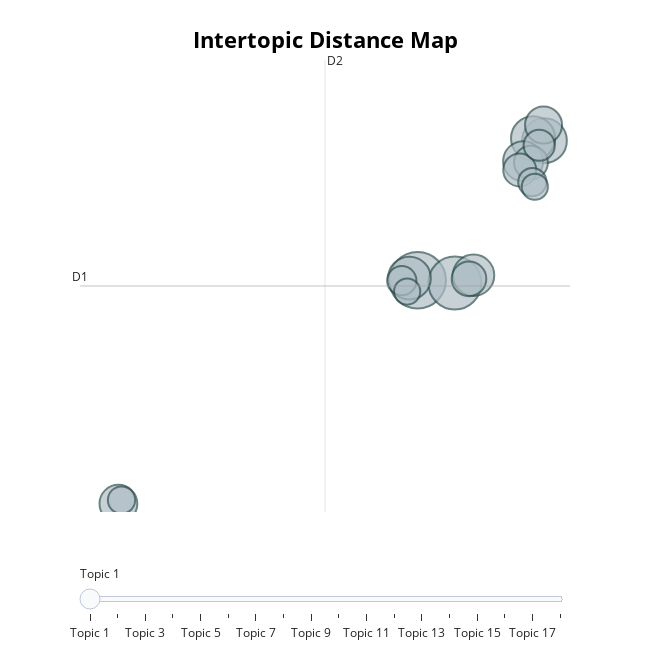

Notebook cell for this chart:
### Code cell
topic_model.visualize_topics()

### Figure 1 — Plotly figure (JSON) as saved in the notebook; plotly's stock layout.template omitted (floating-point values rounded to 4 significant figures)
{"data": [{"customdata": [[1, "brussels | hoofdstedelijk | brussel | gewestelijk | gewest", 56], [2, "franse | gemeenschap | kader | gezondhe_idscrisis | macht", 49], [3, "grond_wet | volksvertegenwoordiger | wet | kamer | artikel", 35], [4, "vertaling | duits | waarde | toegevoegde | koninklijk", 34], [5, "waals | regering | waalse | decreet | bijzonder", 32], [6, "koninklijk | werkloosheid | tijdelijk | besluit | uitkering", 30], [7, "definitief | situatie | context | akkoord | belgiã", 28], [8, "vlaams | opvang | handicap | gezin | gevolg", 25], [9, "aanslagjaar | belasting | aangift_eformulier | model | vast_leggen", 24], [10, "onderwijs | onderwijswetenschap | vlaams | secundair | promotie", 21], [11, "europese | regeling | unie | belgisch | in_dienen", 20], [12, "verzekering | geneeskundig | verzorging | verplichten | kost", 19], [13, "wetboek | inkomstenbelasting | belasting | abgeordnetenkammer | steuerrechtelijk", 17], [14, "begrotingsjaar | uitgavenbegroting | december | algemeen | programma", 15], [15, "werk | sociale | ambt | openbaar | zaken", 14], [16, "gemeenschappelijkegemeenschapscommissie | gemeenschappelijk | gemeenschapscommissie | college | verenigd", 13], [17, "buitenlands | voorlopig | zaken | gezondheidsdiensten | minister", 12], [18, "vlaams | ondersteuning | regering | economie | vanwege", 12]], "hovertemplate": "<b>Topic %{customdata[0]}</b><br>Words: %{customdata[1]}<br>Size: %{customdata[2]}", "legendgroup": "", "marker": {"color": "#B0BEC5", "line": {"color": "DarkSlateGrey", "width": 2}, "size": [56, 49, 35, 34, 32, 30, 28, 25, 24, 21, 20, 19, 17, 15, 14, 13, 12, 12], "sizemode": "area", "sizeref": 0.035, "symbol": "circle"}, "mode": "markers", "name": "", "orientation": "v", "showlegend": false, "type": "scatter", "x": [2.012, 3.741, 7.913, 7.381, 1.631, 4.613, 6.92, -11.91, 7.87, 4.4, 7.284, 6.761, 7.669, 1.275, 7.348, -11.76, 7.463, 1.524], "xaxis": "x", "y": [10.97, 10.86, 16.46, 16.55, 11.05, 11.16, 15.65, 2.172, 17.08, 11.02, 15.6, 15.31, 16.28, 10.95, 14.83, 2.317, 14.65, 10.52], "yaxis": "y"}], "layout": {"annotations": [{"showarrow": false, "text": "D1", "x": -13.7, "y": 10.74, "yshift": 10}, {"showarrow": false, "text": "D2", "x": -2.298, "xshift": 10, "y": 19.64}], "height": 650, "hoverlabel": {"bgcolor": "white", "font": {"family": "Rockwell", "size": 16}}, "legend": {"itemsizing": "constant", "tracegroupgap": 0}, "margin": {"t": 60}, "shapes": [{"line": {"color": "#CFD8DC", "width": 2}, "type": "line", "x0": -2.298, "x1": -2.298, "y0": 1.847, "y1": 19.64}, {"line": {"color": "#9E9E9E", "width": 2}, "type": "line", "x0": -13.7, "x1": 9.1, "y0": 10.74, "y1": 10.74}], "sliders": [{"active": 0, "pad": {"t": 50}, "steps": [{"args": [{"marker.color": [["red", "#B0BEC5", "#B0BEC5", "#B0BEC5", "#B0BEC5", "#B0BEC5", "#B0BEC5", "#B0BEC5", "#B0BEC5", "#B0BEC5", "#B0BEC5", "#B0BEC5", "#B0BEC5", "#B0BEC5", "#B0BEC5", "#B0BEC5", "#B0BEC5", "#B0BEC5"]]}], "label": "Topic 1", "method": "update"}, {"args": [{"marker.color": [["#B0BEC5", "red", "#B0BEC5", "#B0BEC5", "#B0BEC5", "#B0BEC5", "#B0BEC5", "#B0BEC5", "#B0BEC5", "#B0BEC5", "#B0BEC5", "#B0BEC5", "#B0BEC5", "#B0BEC5", "#B0BEC5", "#B0BEC5", "#B0BEC5", "#B0BEC5"]]}], "label": "Topic 2", "method": "update"}, {"args": [{"marker.color": [["#B0BEC5", "#B0BEC5", "red", "#B0BEC5", "#B0BEC5", "#B0BEC5", "#B0BEC5", "#B0BEC5", "#B0BEC5", "#B0BEC5", "#B0BEC5", "#B0BEC5", "#B0BEC5", "#B0BEC5", "#B0BEC5", "#B0BEC5", "#B0BEC5", "#B0BEC5"]]}], "label": "Topic 3", "method": "update"}, {"args": [{"marker.color": [["#B0BEC5", "#B0BEC5", "#B0BEC5", "red", "#B0BEC5", "#B0BEC5", "#B0BEC5", "#B0BEC5", "#B0BEC5", "#B0BEC5", "#B0BEC5", "#B0BEC5", "#B0BEC5", "#B0BEC5", "#B0BEC5", "#B0BEC5", "#B0BEC5", "#B0BEC5"]]}], "label": "Topic 4", "method": "update"}, {"args": [{"marker.color": [["#B0BEC5", "#B0BEC5", "#B0BEC5", "#B0BEC5", "red", "#B0BEC5", "#B0BEC5", "#B0BEC5", "#B0BEC5", "#B0BEC5", "#B0BEC5", "#B0BEC5", "#B0BEC5", "#B0BEC5", "#B0BEC5", "#B0BEC5", "#B0BEC5", "#B0BEC5"]]}], "label": "Topic 5", "method": "update"}, {"args": [{"marker.color": [["#B0BEC5", "#B0BEC5", "#B0BEC5", "#B0BEC5", "#B0BEC5", "red", "#B0BEC5", "#B0BEC5", "#B0BEC5", "#B0BEC5", "#B0BEC5", "#B0BEC5", "#B0BEC5", "#B0BEC5", "#B0BEC5", "#B0BEC5", "#B0BEC5", "#B0BEC5"]]}], "label": "Topic 6", "method": "update"}, {"args": [{"marker.color": [["#B0BEC5", "#B0BEC5", "#B0BEC5", "#B0BEC5", "#B0BEC5", "#B0BEC5", "red", "#B0BEC5", "#B0BEC5", "#B0BEC5", "#B0BEC5", "#B0BEC5", "#B0BEC5", "#B0BEC5", "#B0BEC5", "#B0BEC5", "#B0BEC5", "#B0BEC5"]]}], "label": "Topic 7", "method": "update"}, {"args": [{"marker.color": [["#B0BEC5", "#B0BEC5", "#B0BEC5", "#B0BEC5", "#B0BEC5", "#B0BEC5", "#B0BEC5", "red", "#B0BEC5", "#B0BEC5", "#B0BEC5", "#B0BEC5", "#B0BEC5", "#B0BEC5", "#B0BEC5", "#B0BEC5", "#B0BEC5", "#B0BEC5"]]}], "label": "Topic 8", "method": "update"}, {"args": [{"marker.color": [["#B0BEC5", "#B0BEC5", "#B0BEC5", "#B0BEC5", "#B0BEC5", "#B0BEC5", "#B0BEC5", "#B0BEC5", "red", "#B0BEC5", "#B0BEC5", "#B0BEC5", "#B0BEC5", "#B0BEC5", "#B0BEC5", "#B0BEC5", "#B0BEC5", "#B0BEC5"]]}], "label": "Topic 9", "method": "update"}, {"args": [{"marker.color": [["#B0BEC5", "#B0BEC5", "#B0BEC5", "#B0BEC5", "#B0BEC5", "#B0BEC5", "#B0BEC5", "#B0BEC5", "#B0BEC5", "red", "#B0BEC5", "#B0BEC5", "#B0BEC5", "#B0BEC5", "#B0BEC5", "#B0BEC5", "#B0BEC5", "#B0BEC5"]]}], "label": "Topic 10", "method": "update"}, {"args": [{"marker.color": [["#B0BEC5", "#B0BEC5", "#B0BEC5", "#B0BEC5", "#B0BEC5", "#B0BEC5", "#B0BEC5", "#B0BEC5", "#B0BEC5", "#B0BEC5", "red", "#B0BEC5", "#B0BEC5", "#B0BEC5", "#B0BEC5", "#B0BEC5", "#B0BEC5", "#B0BEC5"]]}], "label": "Topic 11", "method": "update"}, {"args": [{"marker.color": [["#B0BEC5", "#B0BEC5", "#B0BEC5", "#B0BEC5", "#B0BEC5", "#B0BEC5", "#B0BEC5", "#B0BEC5", "#B0BEC5", "#B0BEC5", "#B0BEC5", "red", "#B0BEC5", "#B0BEC5", "#B0BEC5", "#B0BEC5", "#B0BEC5", "#B0BEC5"]]}], "label": "Topic 12", "method": "update"}, {"args": [{"marker.color": [["#B0BEC5", "#B0BEC5", "#B0BEC5", "#B0BEC5", "#B0BEC5", "#B0BEC5", "#B0BEC5", "#B0BEC5", "#B0BEC5", "#B0BEC5", "#B0BEC5", "#B0BEC5", "red", "#B0BEC5", "#B0BEC5", "#B0BEC5", "#B0BEC5", "#B0BEC5"]]}], "label": "Topic 13", "method": "update"}, {"args": [{"marker.color": [["#B0BEC5", "#B0BEC5", "#B0BEC5", "#B0BEC5", "#B0BEC5", "#B0BEC5", "#B0BEC5", "#B0BEC5", "#B0BEC5", "#B0BEC5", "#B0BEC5", "#B0BEC5", "#B0BEC5", "red", "#B0BEC5", "#B0BEC5", "#B0BEC5", "#B0BEC5"]]}], "label": "Topic 14", "method": "update"}, {"args": [{"marker.color": [["#B0BEC5", "#B0BEC5", "#B0BEC5", "#B0BEC5", "#B0BEC5", "#B0BEC5", "#B0BEC5", "#B0BEC5", "#B0BEC5", "#B0BEC5", "#B0BEC5", "#B0BEC5", "#B0BEC5", "#B0BEC5", "red", "#B0BEC5", "#B0BEC5", "#B0BEC5"]]}], "label": "Topic 15", "method": "update"}, {"args": [{"marker.color": [["#B0BEC5", "#B0BEC5", "#B0BEC5", "#B0BEC5", "#B0BEC5", "#B0BEC5", "#B0BEC5", "#B0BEC5", "#B0BEC5", "#B0BEC5", "#B0BEC5", "#B0BEC5", "#B0BEC5", "#B0BEC5", "#B0BEC5", "red", "#B0BEC5", "#B0BEC5"]]}], "label": "Topic 16", "method": "update"}, {"args": [{"marker.color": [["#B0BEC5", "#B0BEC5", "#B0BEC5", "#B0BEC5", "#B0BEC5", "#B0BEC5", "#B0BEC5", "#B0BEC5", "#B0BEC5", "#B0BEC5", "#B0BEC5", "#B0BEC5", "#B0BEC5", "#B0BEC5", "#B0BEC5", "#B0BEC5", "red", "#B0BEC5"]]}], "label": "Topic 17", "method": "update"}, {"args": [{"marker.color": [["#B0BEC5", "#B0BEC5", "#B0BEC5", "#B0BEC5", "#B0BEC5", "#B0BEC5", "#B0BEC5", "#B0BEC5", "#B0BEC5", "#B0BEC5", "#B0BEC5", "#B0BEC5", "#B0BEC5", "#B0BEC5", "#B0BEC5", "#B0BEC5", "#B0BEC5", "red"]]}], "label": "Topic 18", "method": "update"}]}], "title": {"font": {"color": "Black", "size": 22}, "text": "<b>Intertopic Distance Map", "x": 0.5, "xanchor": "center", "y": 0.95, "yanchor": "top"}, "width": 650, "xaxis": {"anchor": "y", "domain": [0, 1], "range": [-13.7, 9.1], "title": {"text": ""}, "visible": false}, "yaxis": {"anchor": "x", "domain": [0, 1], "range": [1.847, 19.64], "title": {"text": ""}, "visible": false}}}
